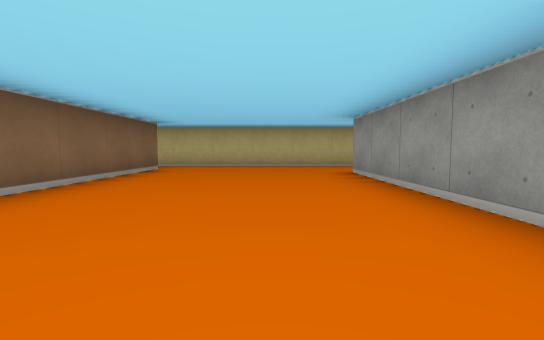
view 1 (above)

20 first-person views from a walk through a cub3D maze. The camera is about half as high as the walls, tilts 4° down and sees 85° across. The floor is counted in squares. Each view is taken from the middle of a square. On the plan, view 1 faces up. The plan holds only what a view shows up to about 9 squares ahead; the rest is blank.

view 2
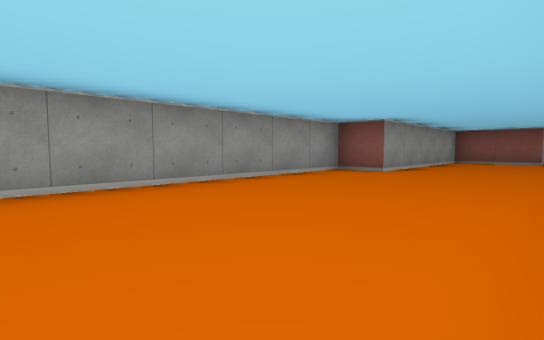

view 3
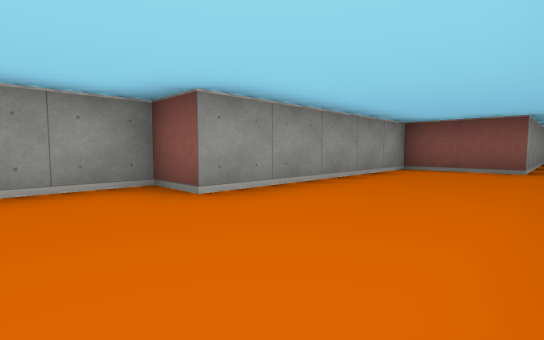

view 4
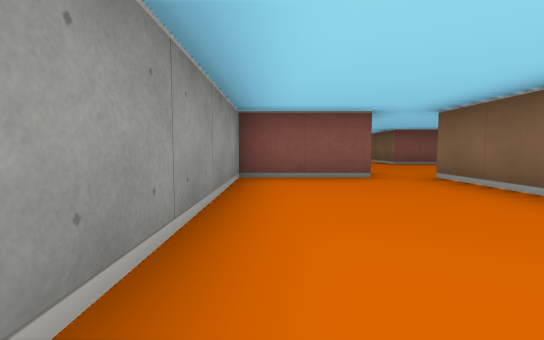

view 5
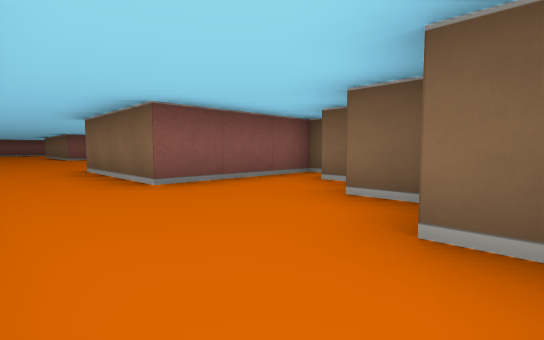

view 6
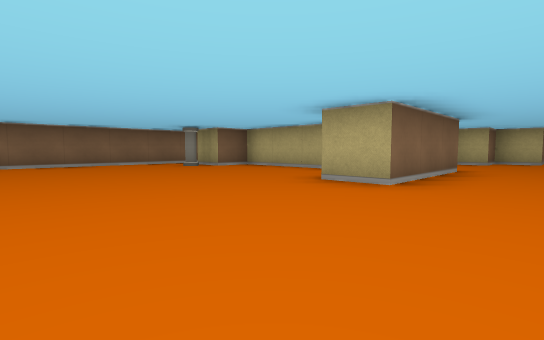

view 7
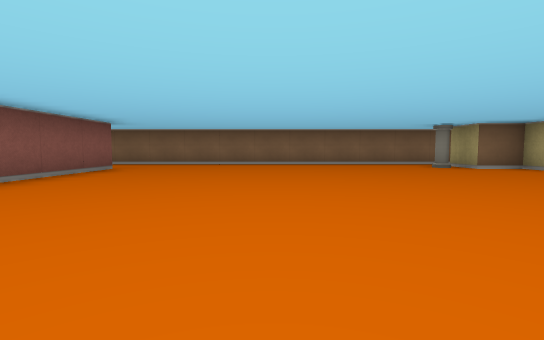

view 8
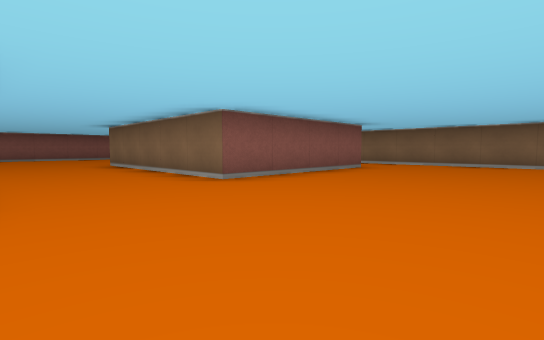

view 9
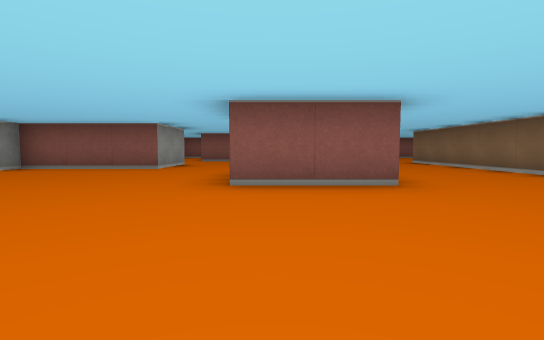

view 10
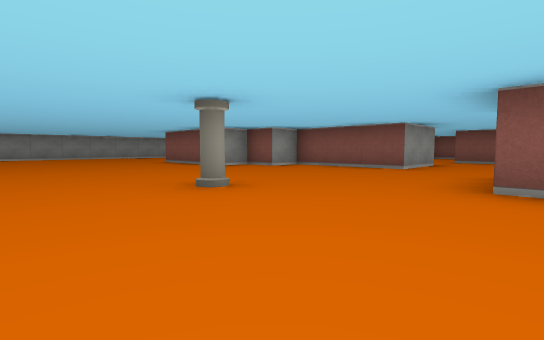

view 11
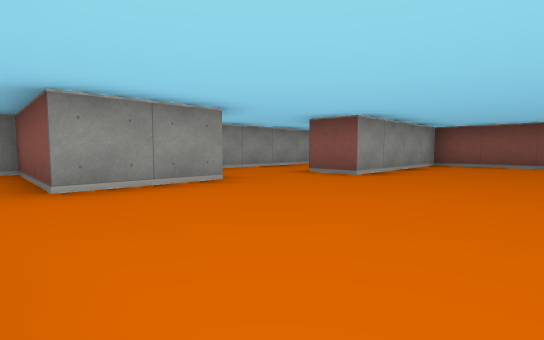

view 12
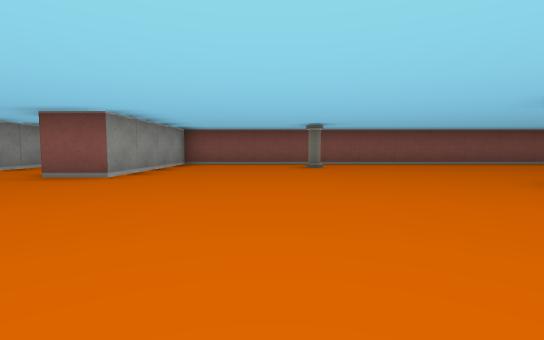

view 13
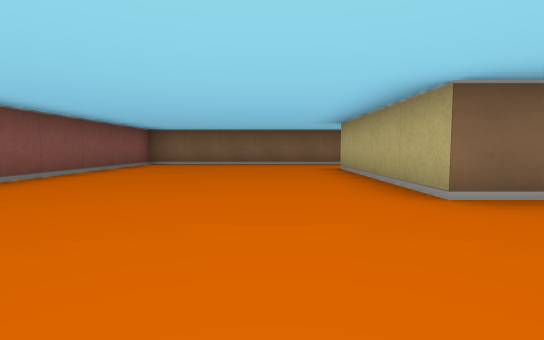

view 14
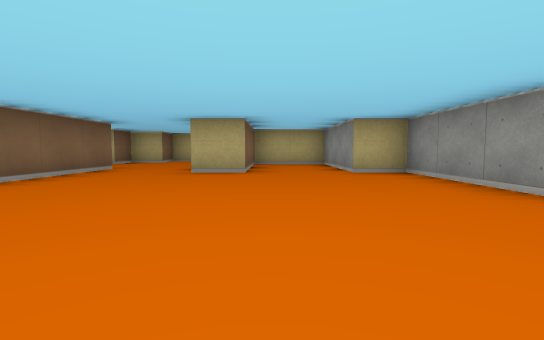

view 15
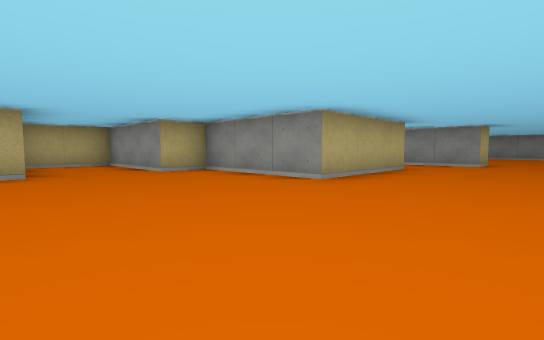

view 16
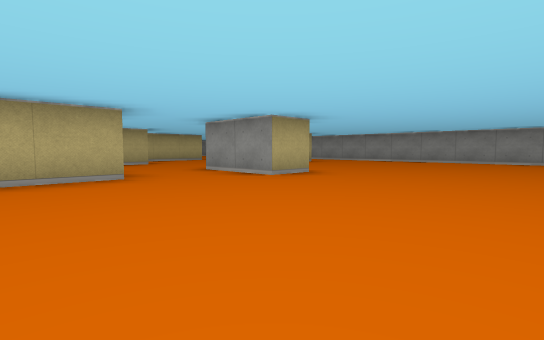

view 17
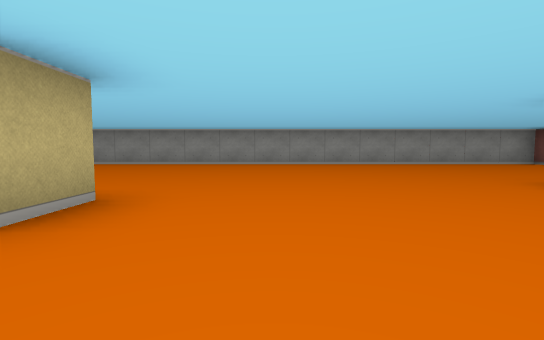

view 18
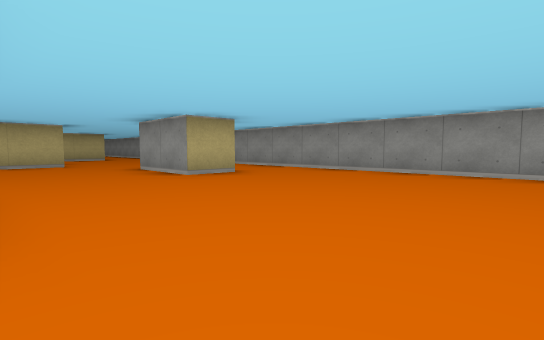

view 19
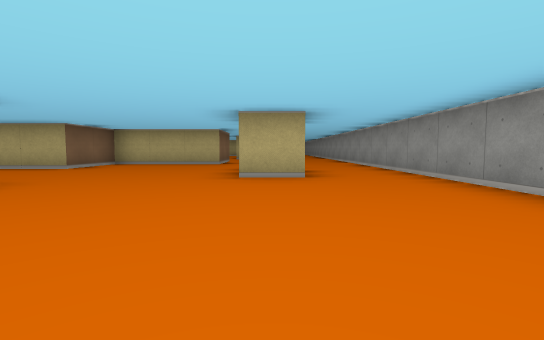

view 20
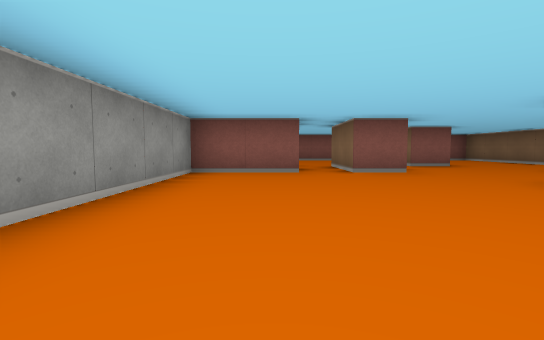

### Floor plan
Points are (right, up) in squares from view 1. A wall is a line through its corners. A room is listed if a view was taken in it or the views show most of it. See-through windows are left out.
Room 1 (views 1, 2, 3, 4)
walls: (-2.5, 6.5) (-2.5, 2.6); (-2.5, -4.6) (-2.5, -6.5); (2.1, 7.5) (-2.9, 7.5); (-1.5, -6.5) (0.5, -6.5) (0.5, -1.5) (1.5, -1.5) (1.5, 5.5)
ways out: opening at (-2, -6) to room 2; opening at (-3, 7); opening at (2, 6.5)
Room 2 (view 5)
walls: (-4.5, -7.8) (-4.5, -8.5); (-5.5, -9) (-5.5, -9.5); (-2.5, -6.5) (-3.5, -6.5) (-3.5, -7.5) (-4.2, -7.5); (-1.5, -11.1) (-1.5, -6.5); (-6.6, -10.5) (-3.5, -10.5) (-3.5, -11.5)
ways out: opening at (-2, -6) to room 1; opening at (-2.5, -11) to room 3
Room 3 (views 6, 7, 8, 9, 10, 11, 12, 13, 14, 15, 16, 17, 18, 19, 20)
walls: (-1.6, -19.5) (0.5, -19.5); (2.5, -24.6) (2.5, -22.5) (5.5, -22.5) (5.5, -21.5) (6.5, -21.5) (6.5, -20.6); (7.2, -20.5) (8.4, -20.5); (5.6, -14.5) (2.5, -14.5) (2.5, -11.5) (1.5, -11.5) (1.5, -8.5) (-0.5, -8.5) (-0.5, -11.5) (-1.5, -11.5); (5.5, -27.1) (5.5, -28.1); (8.6, -15.5) (7.5, -15.5) (7.5, -13.5); (-8.6, -20.5) (-4.5, -20.5) (-4.5, -25.5) (-8.5, -25.5); (-3.5, -11.5) (-3.5, -13.5) (-4.5, -13.5); (4.5, -29.1) (4.5, -25.9); (8.4, -26.5) (9.5, -26.5); (10.4, -24.5) (11.5, -24.5); (-5.9, -11.5) (-8.5, -11.5) (-8.5, -12.5) (-9.5, -12.5); (12.5, -24.5) (14.5, -24.5) (14.5, -12.5); (-10.5, -25) (-10.5, -30.5) (1.5, -30.5) (1.5, -26.5) (2.5, -26.5); (12.6, -12.5) (11.5, -12.5) (11.5, -10.5); (-10.5, -11.9) (-10.5, -21.6); (9.5, -8.5) (7.5, -8.5) (7.5, -10.5) (6, -10.5)
ways out: opening at (-2.5, -11) to room 2; opening at (11, -9.3); opening at (12, -25.5); opening at (13.5, -11.5)
objects: pillar (-9, -13); pillar (-2, -29); pillar (3, -18)

Positions as (right, up) in squares from view 1, and headings:
1: (0, 0), facing up
2: (-2, 4), facing down-right
3: (-2, 0), facing down-right
4: (0, -2), facing down
5: (-2, -7), facing down-left
6: (-2, -17), facing up-left
7: (-2, -17), facing left
8: (-2, -17), facing down-left
9: (0, -16), facing down
10: (0, -16), facing down-right
11: (-1, -22), facing down-right
12: (-1, -22), facing down
13: (-2, -27), facing left
14: (0, -17), facing up
15: (-1, -17), facing up-right
16: (4, -19), facing up-right
17: (6, -17), facing right
18: (9, -17), facing up-right
19: (12, -17), facing up
20: (13, -19), facing down
